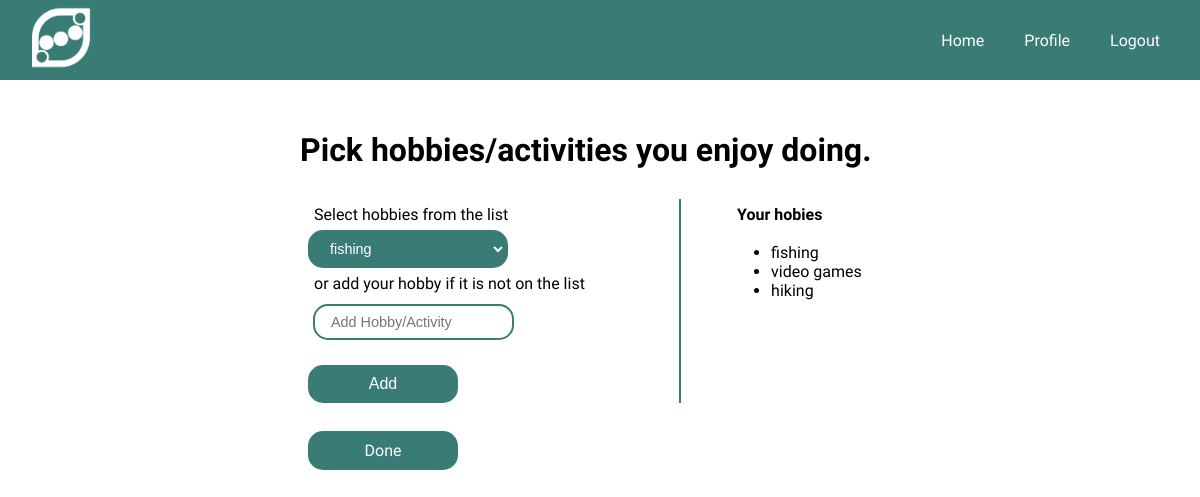
Before: /hobbies/create (signed in) with the older database file.
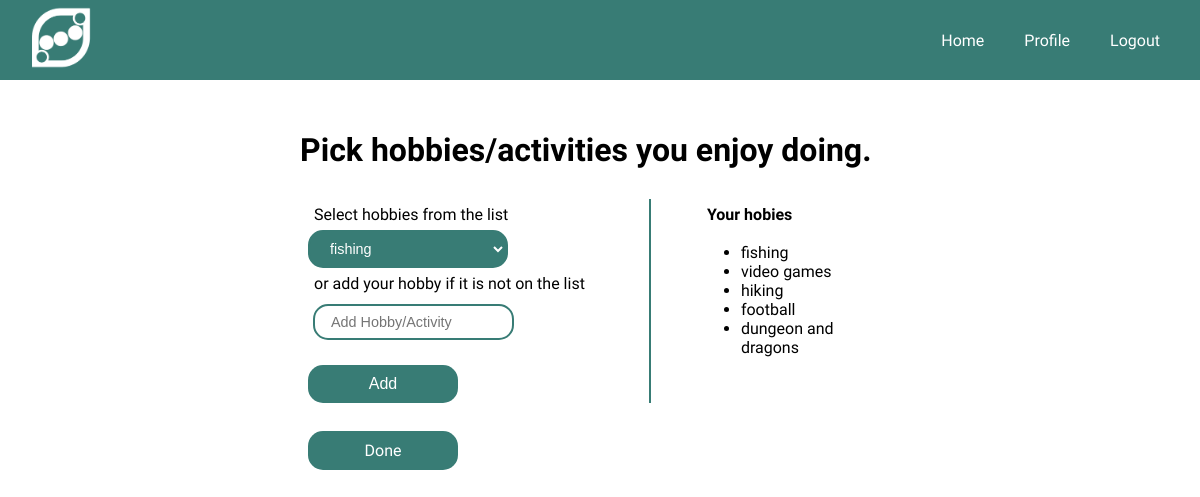
After: the same page with the newer database file.
### models.py (models this page shows)
class Hobby(db.Model):
    __tablename__ = 'hobbies'
    id = db.Column(db.Integer, primary_key=True, autoincrement=True)
    name = db.Column(db.String(30), nullable=True, unique=True)

### app.py (the view, shortened to what this page needs)
@app.route('/hobbies/create', methods=['GET', 'POST'])
def activities_create():
    if not g.user:
        flash("Access unauthorized.", "error")
        return redirect("/")
    user = User.query.get_or_404(session[CURRENT_USER])
    form = HobbyForm()
    hobbies = [(hobbie.name, hobbie.name) for hobbie in Hobby.query.all()]
    form.name.choices = hobbies
    return render_template('/hobbies/add_hobbies.html', form=form, hobbies=user.hobbies)

### forms.py
class HobbyForm(FlaskForm):
    name = SelectField('Hobby/Activity', validators=[Optional()])
    add_new = StringField('Add Hobby/Activity', validators=[Optional(), Length(min=0,max=30)])

### app.py (called while the page is built)
@app.before_request
def add_user_to_g():
    if CURRENT_USER in session:
        g.user = User.query.get(session[CURRENT_USER])
    else:
        g.user = None

### templates/hobbies/add_hobbies.html (shortened to what this page needs)
{% extends 'base.html' %}
{% block content %}
<div class="center_contents_containers">
    <h1>Pick hobbies/activities you enjoy doing.</h1>
    <div class="half_and_half_split_container">
        <div clas="sidebar_menu">
            <form method="POST" id="user_form">
                <p class="low_margin_title">Select hobbies from the list</p>
                {{ form.name(class='input_select') }}
                <p class="low_margin_title">or add your hobby if it is not on the list</p>
                {{ form.add_new(placeholder=form.add_new.label.text, class='input_field') }}
                <br>
                <button class="button-primary" type="submit">Add</button>
            </form>
        </div>
        <div class="user_hobbies">
            <h4 class="low_margin_title">Your hobies</h4>
            <ul>
                {% for hobby in hobbies %}
                <li>{{ hobby.name }}</li>
                {% endfor %}
            </ul>
        </div>
        <div>
            <a href='/'>
                <div type="button" class="button-primary">Done</div>
            </a>
        </div>
    </div>
    {% endblock %}

Changed rows visible on the page:
added Hobby: name "football"
added Hobby: name "dungeon and dragons"
